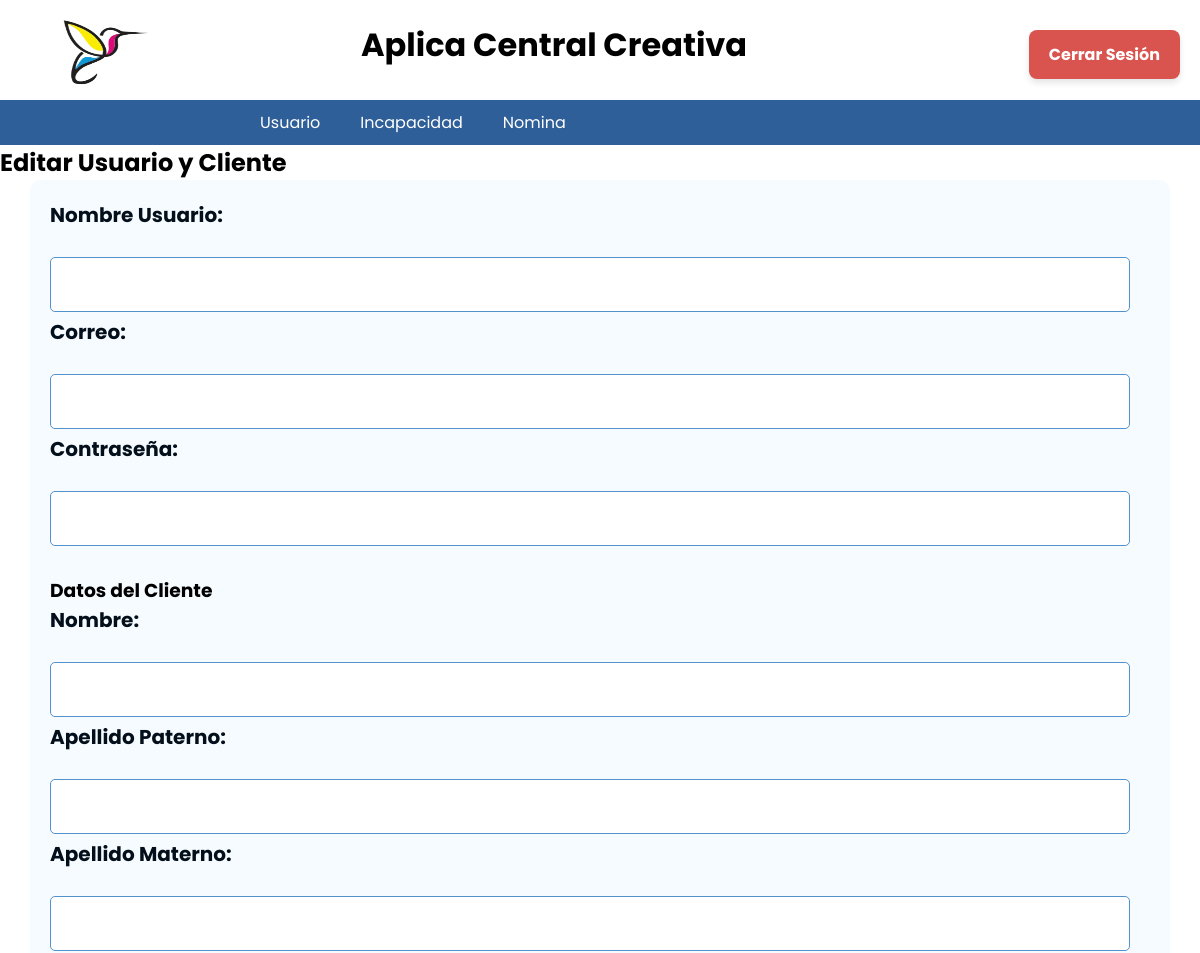
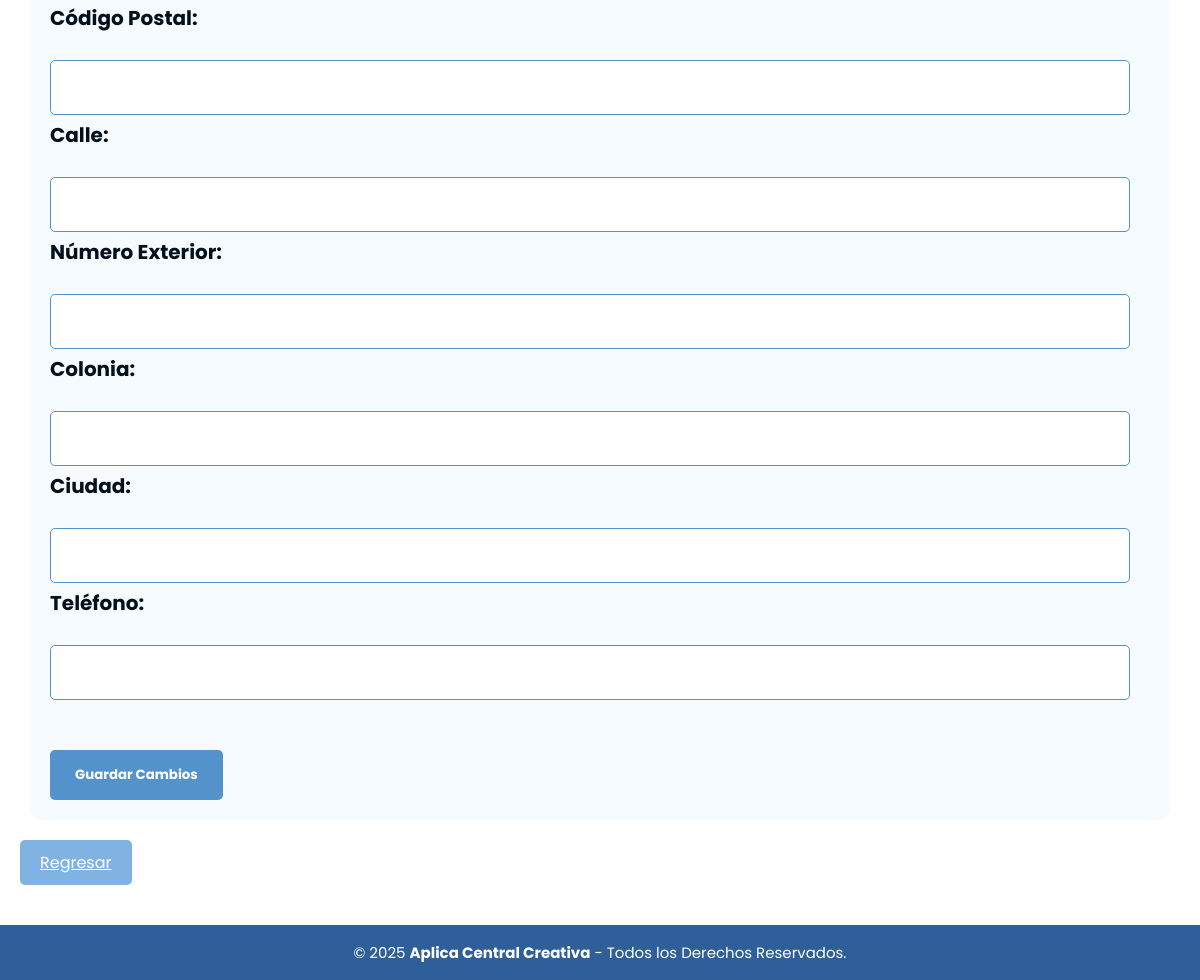
Page /Banco_Usuarios/Editar_U/Modificar.php?id=2 (signed in) on the earlier database version (2 pictures, top to bottom).
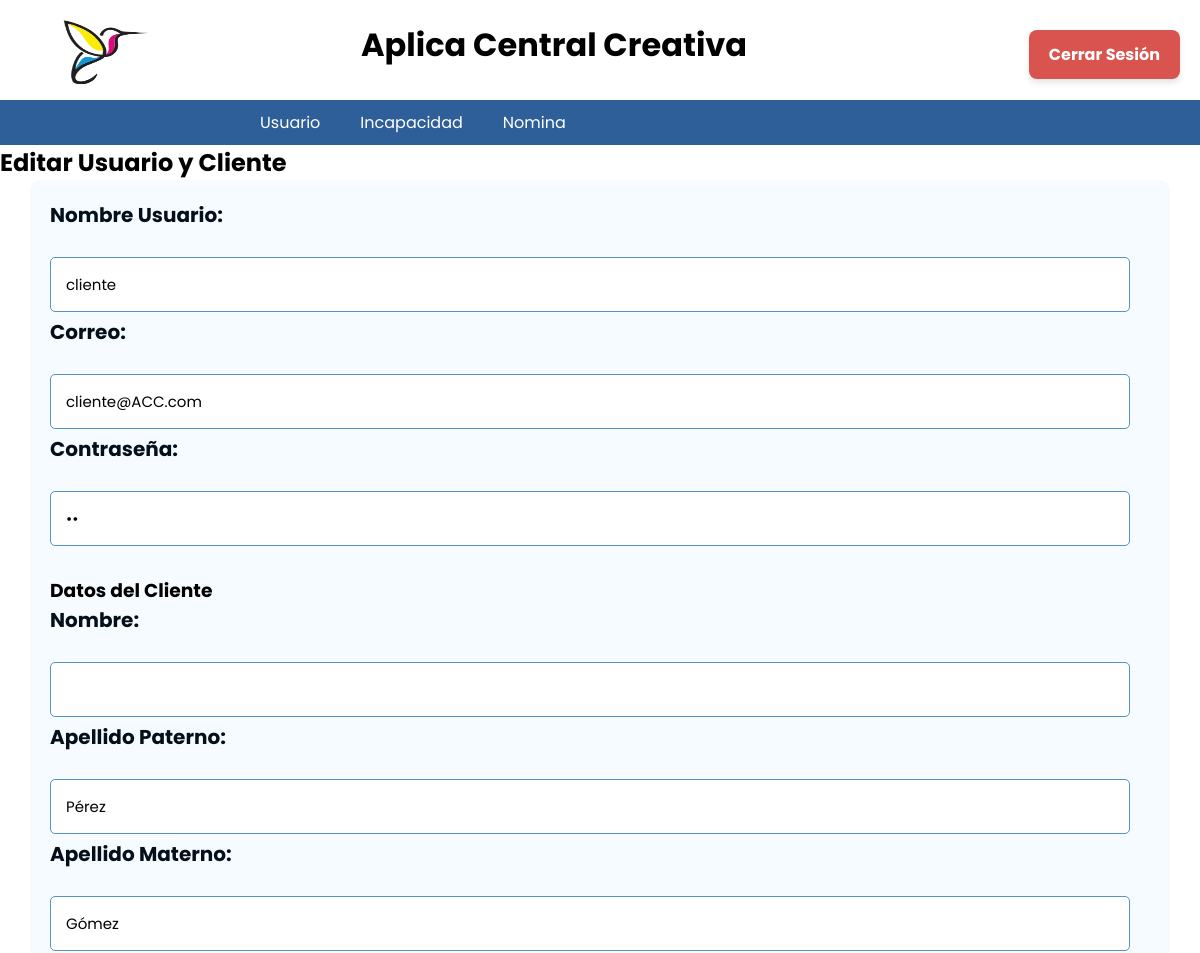
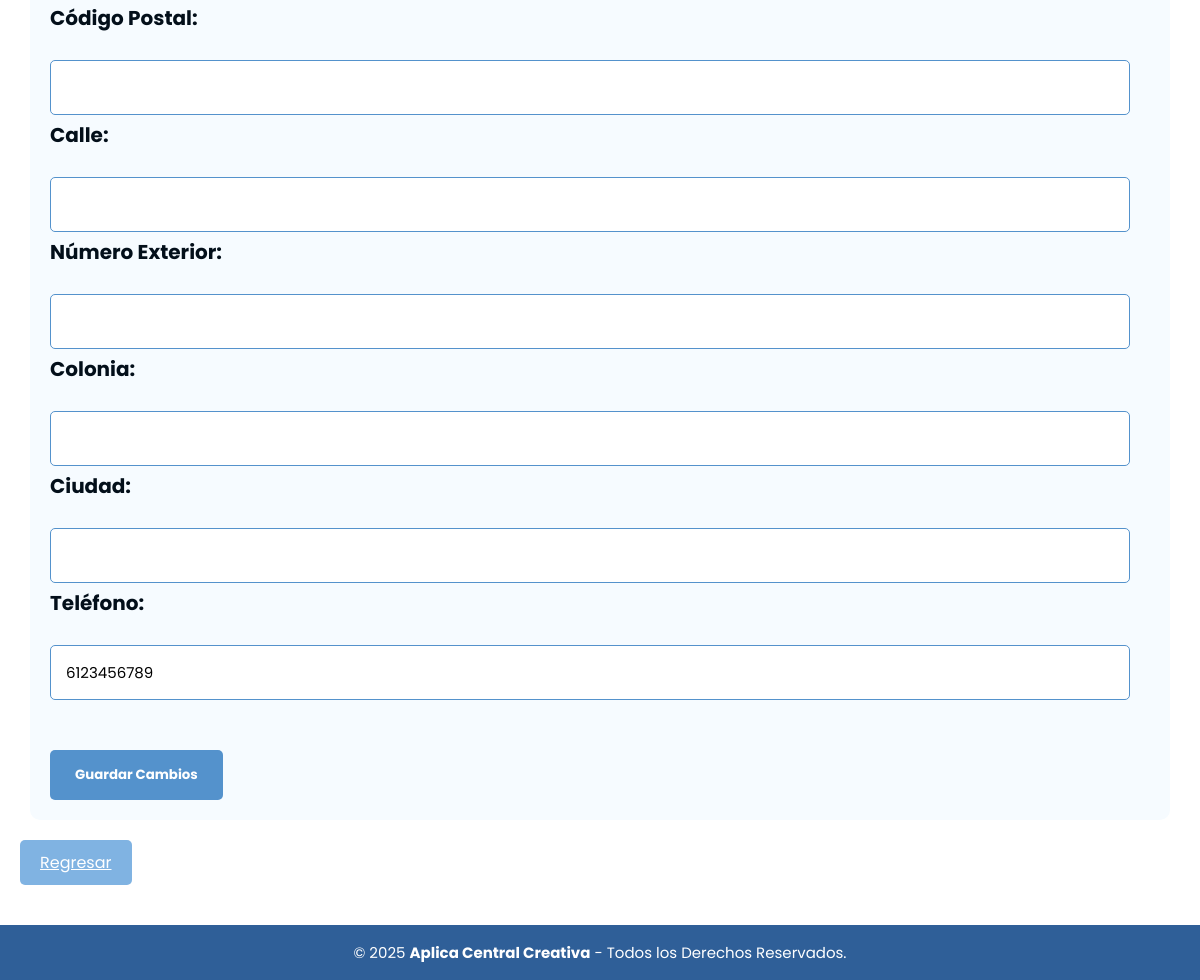
Same page on the later database version (2 pictures, top to bottom).
### tables this page shows
CREATE TABLE cliente (
id_cliente INT NOT NULL PRIMARY KEY AUTO_INCREMENT,
id_usuario INT NOT NULL,
nom_persona VARCHAR(50) NOT NULL,
apellido_paterno VARCHAR(20) NOT NULL,
apellido_materno VARCHAR(20) NOT NULL,
telefono VARCHAR(10) NOT NULL,
monedero DECIMAL(6,2) DEFAULT 0,
CONSTRAINT fk_usuario FOREIGN KEY (id_usuario) REFERENCES usuario(id_usuario)
);

CREATE TABLE usuario (
id_usuario INT NOT NULL PRIMARY KEY AUTO_INCREMENT,
nombre_usuario VARCHAR(50) NOT NULL,
correo VARCHAR(100) NOT NULL,
contraseña VARCHAR(25) NOT NULL,
id_rol INT NOT NULL, 
CONSTRAINT fk_usuario_roles FOREIGN KEY (id_rol) REFERENCES Roles(id_rol)
);

### Banco_Usuarios/Editar_U/Modificar.php (the view, shortened to what this page needs)
<?php
include('../../BD/ConexionBDB.php');
include('../../Nav/header_Banco2.php');
$id_usuario = $_GET['id'];
$query = "SELECT u.*, c.* FROM usuario u JOIN cliente c ON u.id_usuario = c.id_usuario WHERE u.id_usuario = ?";
$stmt = $conn->prepare($query);
$stmt->bind_param("i", $id_usuario);
$stmt->execute();
$result = $stmt->get_result();
$usuario = $result->fetch_assoc();
?>
<h2>Editar Usuario y Cliente</h2>
<form class="form_reg_usuario" action="Editar_B.php" method="POST">
  <label>Nombre Usuario:</label><br>
  <input type="text" name="nombre_usuario" value="<?= $usuario['nombre_usuario'] ?>" required><br>
  <label>Correo:</label><br>
  <input type="email" name="correo" value="<?= $usuario['correo'] ?>" required><br>
  <label>Contraseña:</label><br>
  <input type="password" name="contraseña" value="<?= $usuario['contraseña'] ?>" required><br><br>
  <h3>Datos del Cliente</h3>
  <label>Nombre:</label><br>
  <input type="text" name="nombre_cliente" value="<?= $usuario['nombre_cliente'] ?>" required><br>
  <label>Apellido Paterno:</label><br>
  <input type="text" name="apellido_paterno" value="<?= $usuario['apellido_paterno'] ?>" required><br>
  <label>Apellido Materno:</label><br>
  <input type="text" name="apellido_materno" value="<?= $usuario['apellido_materno'] ?>" required><br>
  <label>Código Postal:</label><br>
  <input type="text" name="codigo_postal" value="<?= $usuario['codigo_postal'] ?>" required><br>
  <label>Calle:</label><br>
  <input type="text" name="calle" value="<?= $usuario['calle'] ?>" required><br>
  <label>Número Exterior:</label><br>
  <input type="number" name="num_ext" value="<?= $usuario['num_ext'] ?>" required><br>
  <label>Colonia:</label><br>
  <input type="text" name="colonia" value="<?= $usuario['colonia'] ?>" required><br>
  <label>Ciudad:</label><br>
  <input type="text" name="ciudad" value="<?= $usuario['ciudad'] ?>" required><br>
  <label>Teléfono:</label><br>
  <input type="text" name="telefono" value="<?= $usuario['telefono'] ?>" required><br><br>
  <input type="submit" value="Guardar Cambios">
</form>
<a href="../Usuarios_B.php" class="regresar">Regresar</a>
</body>
<?php include('../../Nav/footer.php'); ?>
</html>

Differences in the rows shown:
now on this page (row edited): cliente: nombre_usuario "cliente", correo "cliente@ACC.com", apellido_paterno "Pérez", apellido_materno "Gómez", telefono "6123456789"
